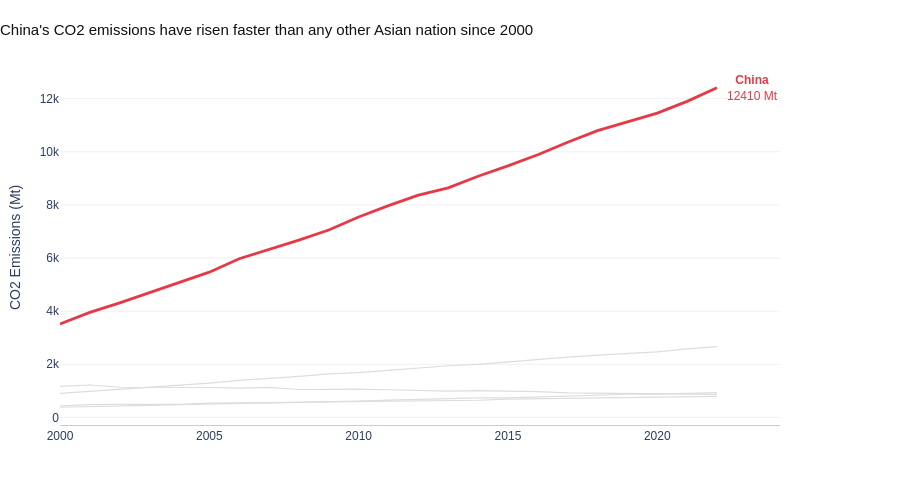

Source (notebook cell):
### Markdown cell above
---
## Task 1 — Multi-Series Line Chart with Highlight

**What to build:** A line chart showing CO2 emissions over time for **all Asian countries** in the dataset, with one country highlighted.

**Requirements:**
- All countries shown (for context), but only **one highlighted in colour** — your choice which
- All other lines in grey (#DDDDDD), thinner
- Highlighted country **labelled directly** at the end of its line (not in a legend)
- Insight title that names the highlighted country and its story

> 💡 `df[df['Region'] == 'Asia']` to filter; use `go.Figure()` with a loop for per-country control

### Code cell
HIGHLIGHT_COUNTRY = "China"
HIGHLIGHT_COLOR = "#E63946"
GREY = "#DDDDDD"

asia_df = df[df["Region"] == "Asia"].copy()
countries = asia_df["Country"].unique()

fig = go.Figure()
 
# Grey context lines
for country in countries:
    if country == HIGHLIGHT_COUNTRY:
        continue
 
    cdf = asia_df[asia_df["Country"] == country].sort_values("Year")
 
    fig.add_trace(
        go.Scatter(
            x=cdf["Year"],
            y=cdf["CO2_Mt"],
            mode="lines",
            line=dict(color=GREY, width=1.2),
            showlegend=False,
            hovertemplate=f"{country}: %{{y:.0f}} Mt<extra></extra>",
        )
    )
 
# Highlighted line
hdf = asia_df[asia_df["Country"] == HIGHLIGHT_COUNTRY].sort_values("Year")
 
fig.add_trace(
    go.Scatter(
        x=hdf["Year"],
        y=hdf["CO2_Mt"],
        mode="lines",
        line=dict(color=HIGHLIGHT_COLOR, width=2.8),
        showlegend=False,
        hovertemplate=f"{HIGHLIGHT_COUNTRY}: %{{y:.0f}} Mt<extra></extra>",
    )
)
 
last_row = hdf.iloc[-1]
fig.add_annotation(
    x=last_row["Year"],
    y=last_row["CO2_Mt"],
    text=f"<b>{HIGHLIGHT_COUNTRY}</b><br>{last_row['CO2_Mt']:.0f} Mt",
    showarrow=False,
    xanchor="left",
    xshift=8,
    font=dict(color=HIGHLIGHT_COLOR, size=12, family="Arial"),
)
 
fig.update_layout(
    title=dict(
        text="China's CO2 emissions have risen faster than any other Asian nation since 2000",
        x=0,
        xanchor="left",
        font=dict(size=15, family="Arial", color="#111111"),
    ),
    plot_bgcolor="white",
    paper_bgcolor="white",
    font=dict(family="Arial"),
    xaxis=dict(
        showgrid=False,
        showline=True,
        linecolor="#CCCCCC",
        title="",
    ),
    yaxis=dict(
        showgrid=True,
        gridcolor="#F0F0F0",
        showline=False,
        zeroline=False,
        title="CO2 Emissions (Mt)",
    ),
    margin=dict(l=60, r=120, t=70, b=50),
    height=480,
)

### Figure 1 — Plotly figure (JSON) as saved in the notebook; plotly's stock layout.template omitted (floating-point values rounded to 4 significant figures)
{"data": [{"hovertemplate": "India: %{y:.0f} Mt<extra></extra>", "line": {"color": "#DDDDDD", "width": 1.2}, "mode": "lines", "showlegend": false, "type": "scatter", "x": [2000, 2001, 2002, 2003, 2004, 2005, 2006, 2007, 2008, 2009, 2010, 2011, 2012, 2013, 2014, 2015, 2016, 2017, 2018, 2019, 2020, 2021, 2022], "y": [901.6, 974.6, 1056.0, 1146.0, 1205.0, 1291.0, 1396.0, 1466.0, 1542.0, 1637.0, 1687.0, 1774.0, 1865.0, 1945.0, 1994.0, 2092.0, 2177.0, 2267.0, 2345.0, 2419.0, 2466.0, 2580.0, 2661.0]}, {"hovertemplate": "Japan: %{y:.0f} Mt<extra></extra>", "line": {"color": "#DDDDDD", "width": 1.2}, "mode": "lines", "showlegend": false, "type": "scatter", "x": [2000, 2001, 2002, 2003, 2004, 2005, 2006, 2007, 2008, 2009, 2010, 2011, 2012, 2013, 2014, 2015, 2016, 2017, 2018, 2019, 2020, 2021, 2022], "y": [1166.0, 1220.0, 1136.0, 1131.0, 1151.0, 1127.0, 1101.0, 1133.0, 1050.0, 1061.0, 1064.0, 1042.0, 1005.0, 990.9, 1010.0, 996.6, 967.4, 925.1, 916.6, 914.5, 902.8, 898.1, 865.1]}, {"hovertemplate": "South Korea: %{y:.0f} Mt<extra></extra>", "line": {"color": "#DDDDDD", "width": 1.2}, "mode": "lines", "showlegend": false, "type": "scatter", "x": [2000, 2001, 2002, 2003, 2004, 2005, 2006, 2007, 2008, 2009, 2010, 2011, 2012, 2013, 2014, 2015, 2016, 2017, 2018, 2019, 2020, 2021, 2022], "y": [438.1, 481.5, 490.6, 490.8, 494.6, 537.2, 539.0, 566.1, 570.0, 585.4, 595.9, 620.6, 631.1, 649.6, 646.2, 686.5, 704.0, 706.0, 738.5, 750.8, 755.8, 777.3, 789.5]}, {"hovertemplate": "Indonesia: %{y:.0f} Mt<extra></extra>", "line": {"color": "#DDDDDD", "width": 1.2}, "mode": "lines", "showlegend": false, "type": "scatter", "x": [2000, 2001, 2002, 2003, 2004, 2005, 2006, 2007, 2008, 2009, 2010, 2011, 2012, 2013, 2014, 2015, 2016, 2017, 2018, 2019, 2020, 2021, 2022], "y": [382.8, 400.4, 430.7, 453.8, 482.6, 501.9, 533.0, 551.8, 586.6, 602.5, 614.5, 647.3, 680.1, 717.7, 736.3, 738.2, 768.8, 813.7, 834.8, 872.3, 876.5, 898.5, 930.5]}, {"hovertemplate": "China: %{y:.0f} Mt<extra></extra>", "line": {"color": "#E63946", "width": 2.8}, "mode": "lines", "showlegend": false, "type": "scatter", "x": [2000, 2001, 2002, 2003, 2004, 2005, 2006, 2007, 2008, 2009, 2010, 2011, 2012, 2013, 2014, 2015, 2016, 2017, 2018, 2019, 2020, 2021, 2022], "y": [3514.0, 3952.0, 4312.0, 4692.0, 5079.0, 5468.0, 5974.0, 6323.0, 6673.0, 7053.0, 7543.0, 7972.0, 8365.0, 8641.0, 9078.0, 9466.0, 9887.0, 10360.0, 10790.0, 11130.0, 11450.0, 11900.0, 12410.0]}], "layout": {"annotations": [{"font": {"color": "#E63946", "family": "Arial", "size": 12}, "showarrow": false, "text": "<b>China</b><br>12410 Mt", "x": 2022, "xanchor": "left", "xshift": 8, "y": 12410.0}], "font": {"family": "Arial"}, "height": 480, "margin": {"b": 50, "l": 60, "r": 120, "t": 70}, "paper_bgcolor": "white", "plot_bgcolor": "white", "title": {"font": {"color": "#111111", "family": "Arial", "size": 15}, "text": "China's CO2 emissions have risen faster than any other Asian nation since 2000", "x": 0, "xanchor": "left"}, "xaxis": {"linecolor": "#CCCCCC", "showgrid": false, "showline": true, "title": {"text": ""}}, "yaxis": {"gridcolor": "#F0F0F0", "showgrid": true, "showline": false, "title": {"text": "CO2 Emissions (Mt)"}, "zeroline": false}}}
